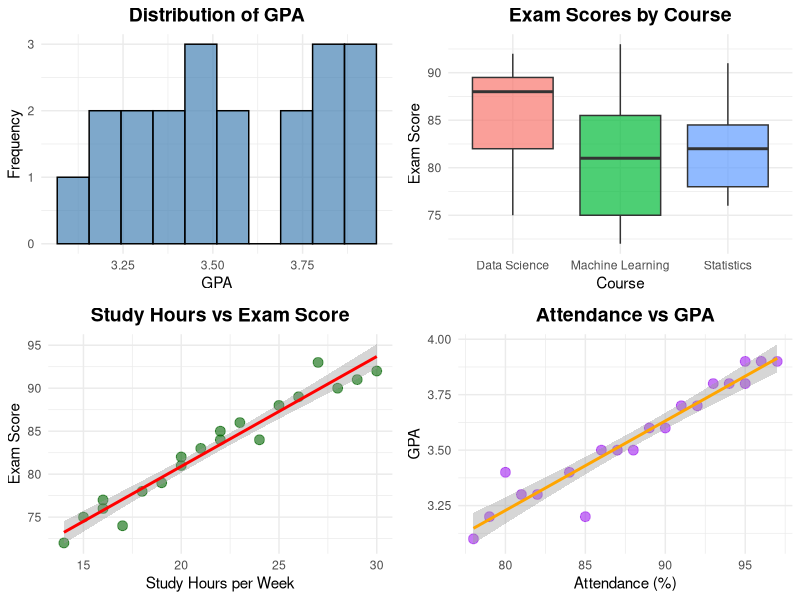
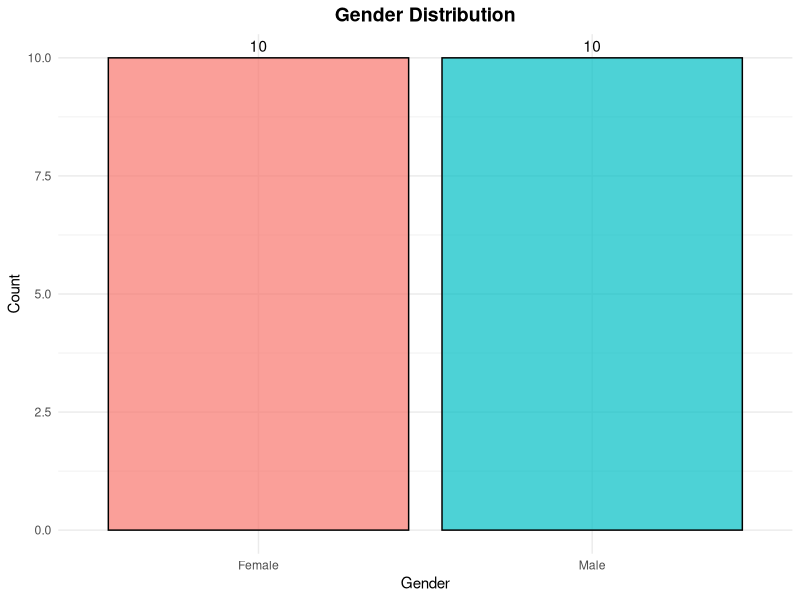
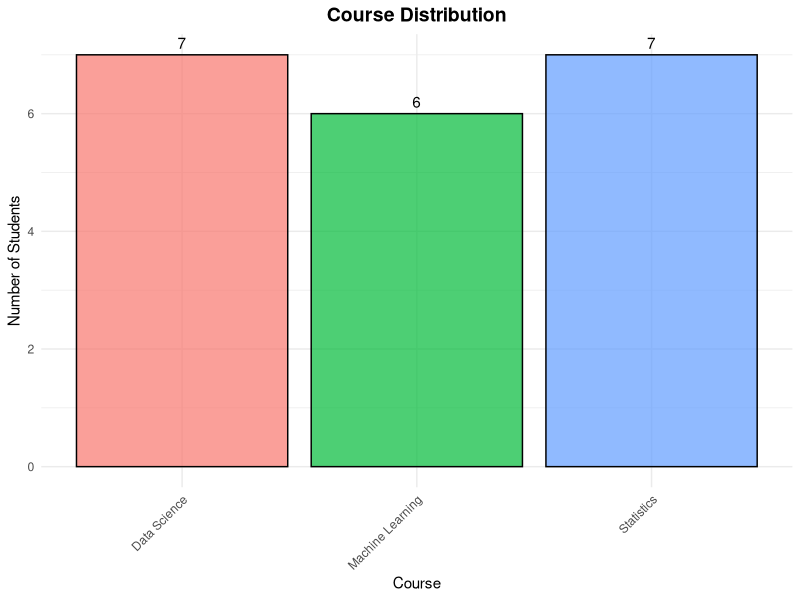
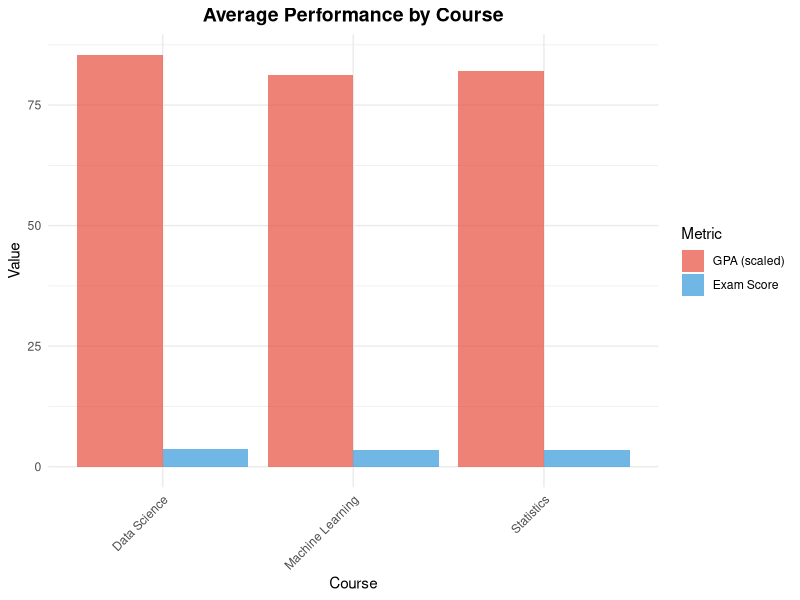

Here is the R script that generated these plots, in order:
# Data Visualization Script for Student Performance Analysis
# This R script creates visualizations for the student dataset

# Load required libraries
if (!require("ggplot2")) install.packages("ggplot2")
if (!require("tidyverse")) install.packages("tidyverse")
if (!require("gridExtra")) install.packages("gridExtra")

library(ggplot2)
library(tidyverse)
library(gridExtra)

# Load data
data <- read.csv("../data/sample_data.csv")

# Create output directory for plots
dir.create("../reports", showWarnings = FALSE)

# 1. GPA Distribution Histogram
gpa_hist <- ggplot(data, aes(x = gpa)) +
  geom_histogram(bins = 10, fill = "steelblue", color = "black", alpha = 0.7) +
  labs(title = "Distribution of GPA",
       x = "GPA",
       y = "Frequency") +
  theme_minimal() +
  theme(plot.title = element_text(hjust = 0.5, size = 14, face = "bold"))

# 2. Exam Scores by Course (Box Plot)
exam_boxplot <- ggplot(data, aes(x = course, y = exam_score, fill = course)) +
  geom_boxplot(alpha = 0.7) +
  labs(title = "Exam Scores by Course",
       x = "Course",
       y = "Exam Score") +
  theme_minimal() +
  theme(plot.title = element_text(hjust = 0.5, size = 14, face = "bold"),
        legend.position = "none")

# 3. Study Hours vs Exam Score (Scatter Plot)
study_scatter <- ggplot(data, aes(x = study_hours, y = exam_score)) +
  geom_point(color = "darkgreen", size = 3, alpha = 0.6) +
  geom_smooth(method = "lm", color = "red", se = TRUE) +
  labs(title = "Study Hours vs Exam Score",
       x = "Study Hours per Week",
       y = "Exam Score") +
  theme_minimal() +
  theme(plot.title = element_text(hjust = 0.5, size = 14, face = "bold"))

# 4. Attendance vs GPA (Scatter Plot)
attendance_scatter <- ggplot(data, aes(x = attendance, y = gpa)) +
  geom_point(color = "purple", size = 3, alpha = 0.6) +
  geom_smooth(method = "lm", color = "orange", se = TRUE) +
  labs(title = "Attendance vs GPA",
       x = "Attendance (%)",
       y = "GPA") +
  theme_minimal() +
  theme(plot.title = element_text(hjust = 0.5, size = 14, face = "bold"))

# Combine plots into a single figure
combined_plot <- grid.arrange(gpa_hist, exam_boxplot, 
                               study_scatter, attendance_scatter,
                               ncol = 2, nrow = 2)

# Save combined plot
ggsave("../reports/r_analysis_plots.png", combined_plot, width = 12, height = 10, dpi = 150)

# 5. Gender Distribution Bar Chart
gender_bar <- ggplot(data, aes(x = gender, fill = gender)) +
  geom_bar(alpha = 0.7, color = "black") +
  geom_text(stat = "count", aes(label = after_stat(count)), vjust = -0.5) +
  labs(title = "Gender Distribution",
       x = "Gender",
       y = "Count") +
  theme_minimal() +
  theme(plot.title = element_text(hjust = 0.5, size = 14, face = "bold"),
        legend.position = "none")

ggsave("../reports/gender_distribution.png", gender_bar, width = 6, height = 5, dpi = 150)

# 6. Course Distribution Pie Chart (as bar for better visualization)
course_bar <- ggplot(data, aes(x = course, fill = course)) +
  geom_bar(alpha = 0.7, color = "black") +
  geom_text(stat = "count", aes(label = after_stat(count)), vjust = -0.5) +
  labs(title = "Course Distribution",
       x = "Course",
       y = "Number of Students") +
  theme_minimal() +
  theme(plot.title = element_text(hjust = 0.5, size = 14, face = "bold"),
        legend.position = "none",
        axis.text.x = element_text(angle = 45, hjust = 1))

ggsave("../reports/course_distribution.png", course_bar, width = 8, height = 6, dpi = 150)

# 7. Average Performance by Course
course_performance <- data %>%
  group_by(course) %>%
  summarise(
    avg_gpa = mean(gpa),
    avg_exam_score = mean(exam_score)
  ) %>%
  pivot_longer(cols = c(avg_gpa, avg_exam_score), 
               names_to = "metric", 
               values_to = "value")

performance_plot <- ggplot(course_performance, aes(x = course, y = value, fill = metric)) +
  geom_bar(stat = "identity", position = "dodge", alpha = 0.7) +
  labs(title = "Average Performance by Course",
       x = "Course",
       y = "Value",
       fill = "Metric") +
  scale_fill_manual(values = c("avg_gpa" = "#3498db", "avg_exam_score" = "#e74c3c"),
                    labels = c("GPA (scaled)", "Exam Score")) +
  theme_minimal() +
  theme(plot.title = element_text(hjust = 0.5, size = 14, face = "bold"),
        axis.text.x = element_text(angle = 45, hjust = 1))

ggsave("../reports/performance_by_course.png", performance_plot, width = 10, height = 6, dpi = 150)

cat("All visualizations have been saved to the reports/ directory.\n")
